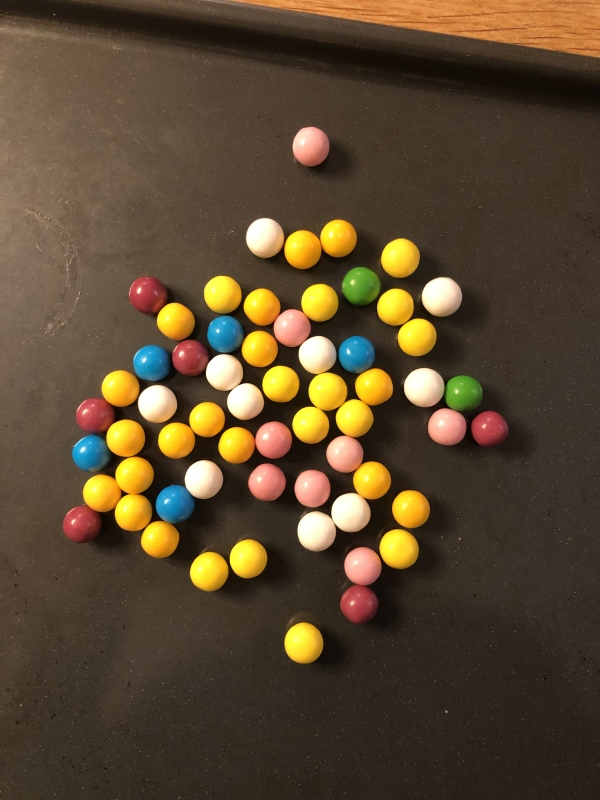
#> input picture tutorials/data/images/chewing_gum_balls06.jpg, 600 x 800 px, found by its file name
$ python 08-template-matching.solution.py
#> lines starting #> are read from the running program, lines starting #| are printed output that depends on the picture
# Tutorial #8
# -----------
#
# Demonstrating how to do template matching in OpenCV.

# Template matching, originally with objects from the image. Typical example is
# counting blood cells
import cv2

use_color = True

if use_color:
    # Load image and template image, note that the template has been manually
    # cut out of the image
    img = cv2.imread("./tutorials/data/images/chewing_gum_balls06.jpg", cv2.IMREAD_COLOR)
#> img is the input picture: shape (800, 600, 3); mean B, G, R 48.1, 72, 89.5
    template = cv2.imread("./tutorials/data/images/cgb_green.jpg", cv2.IMREAD_COLOR)
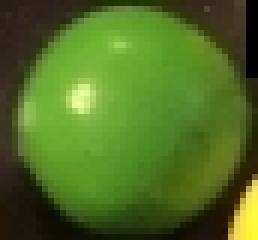
#> input picture tutorials/data/images/cgb_green.jpg, 43 x 40 px, found by its file name (shown 6 times larger)
#> template is the input picture: shape (40, 43, 3); mean B, G, R 34.8, 109.1, 79.2

    # Read shape of the template and original image
    h, w, c = template.shape
#> h = 40; w = 43; c = 3
    H, W, C = img.shape
#> H = 800; W = 600; C = 3
else:
    # Load image and template image, note that the template has been manually
    # cut out of the image
    img = cv2.imread("./tutorials/data/images/chewing_gum_balls06.jpg", cv2.IMREAD_GRAYSCALE)
    template = cv2.imread("./tutorials/data/images/cgb_green.jpg", cv2.IMREAD_GRAYSCALE)

    # Read shape of the template and original image
    h, w = template.shape
    H, W = img.shape

# Define template matching methods,
# See https://docs.opencv.org/4.x/df/dfb/group__imgproc__object.html#ga3a7850640f1fe1f58fe91a2d7583695d for the math
# behind each method
methods = [cv2.TM_CCOEFF, cv2.TM_CCOEFF_NORMED, cv2.TM_CCORR, cv2.TM_CCORR_NORMED, cv2.TM_SQDIFF, cv2.TM_SQDIFF_NORMED]
method_names = [
    "cv2.TM_CCOEFF",
    "cv2.TM_CCOEFF_NORMED",
    "cv2.TM_CCORR",
    "cv2.TM_CCORR_NORMED",
    "cv2.TM_SQDIFF",
    "cv2.TM_SQDIFF_NORMED",
]

# Loop over all methods in order to compare them
for method, method_name in zip(methods, method_names):
    # Work on a new image each time
    img2 = img.copy()

    # Do the template matching
    result = cv2.matchTemplate(img2, template, method)

    # Get the best match location
    min_val, max_val, min_loc, max_loc = cv2.minMaxLoc(result)

    if method in [cv2.TM_SQDIFF_NORMED, cv2.TM_SQDIFF]:
        best_match_location = min_loc
    else:
        best_match_location = max_loc

    # Draw rectangle at found location
    bottom_right = (best_match_location[0] + w, best_match_location[1] + h)
    cv2.rectangle(img2, best_match_location, bottom_right, 255, 5)

    # Show original image with found location
    cv2.imshow("Location", img2)

    # Show image with the template matching result for all pixels
    result_title = "Result with %s" % method_name
    cv2.imshow(result_title, result)
    cv2.waitKey(0)
    cv2.destroyWindow(result_title)
#> this loop made 6 passes
#> (min_val, max_val, min_loc, best_match_location, bottom_right) on passes 1 to 4: (-9516845, 12348214, (186, 435), (202, 353), (245, 393)), (-0.493, 0.99, (503, 66), (339, 266), (382, 306)), (7119919, 78869248, (553, 73), (203, 354), (246, 394)), (0.438, 0.998, (288, 440), (339, 266), (382, 306))
#> (min_val, max_val, max_loc, best_match_location, bottom_right) on passes 5 to 6: (194371, 117123832, (310, 494), (339, 266), (382, 306)), (0.00455, 1, (67, 0), (339, 266), (382, 306))
#> pass 1, `result = cv2.matchTemplate(img2, template, method)`:
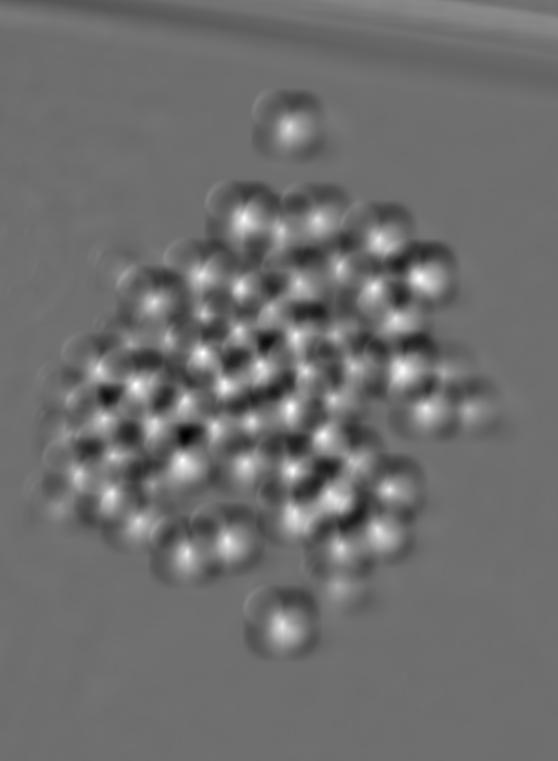
#> result: shape (761, 558) float32; min -9516845, max 12348214, mean 9740.1; drawn with min black and max white
#> pass 1, `cv2.imshow("Location", img2)`:
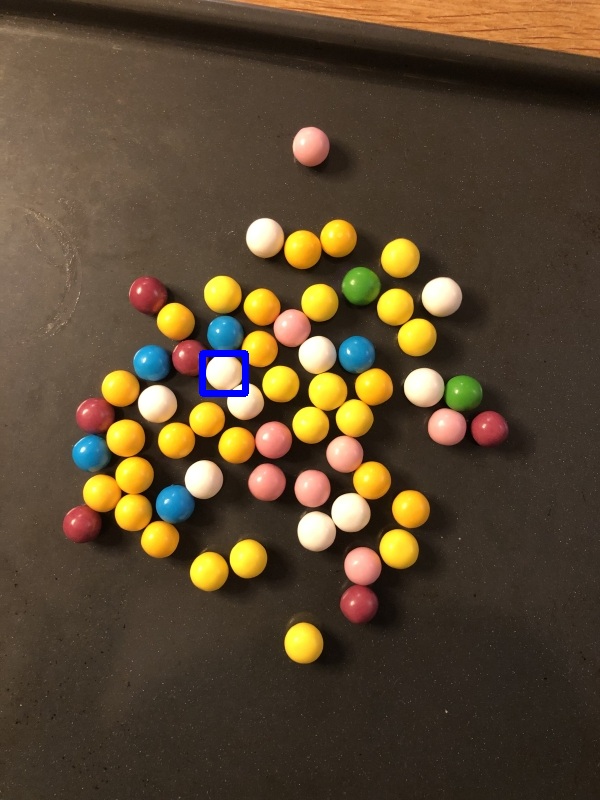
#> window 'Location': shape (800, 600, 3); mean B, G, R 48.5, 71.8, 89.3
#> pass 1, `cv2.imshow(result_title, result)`:
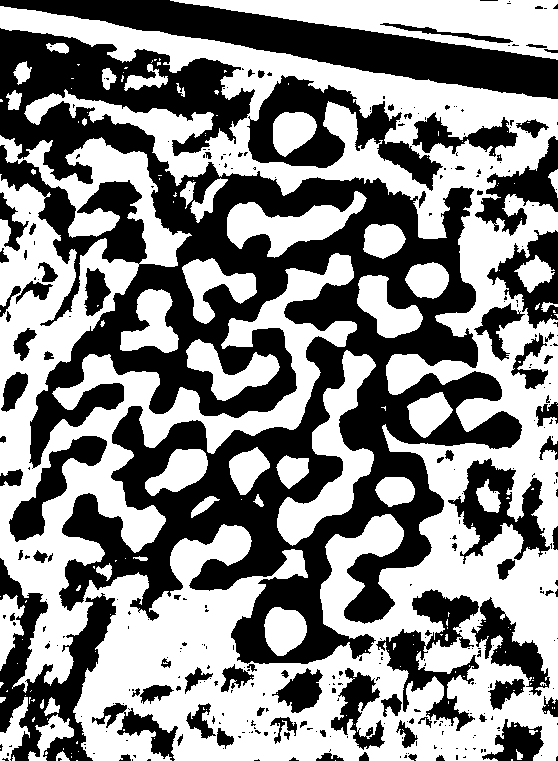
#> window 'Result with cv2.TM_CCOEFF': shape (761, 558); min 0, max 255, mean 135.9
#> pass 2, `result = cv2.matchTemplate(img2, template, method)`:
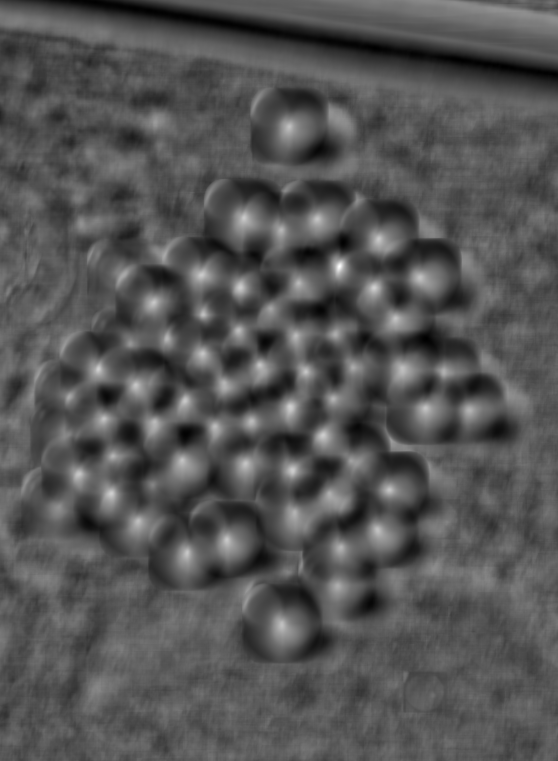
#> result: shape (761, 558) float32; min -0.493, max 0.99, mean 0.000201; drawn with min black and max white
#> after the loop:
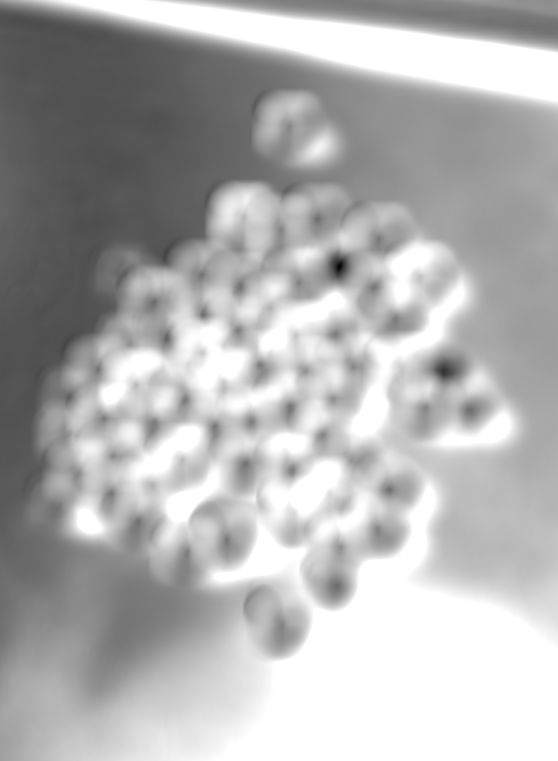
#> result: shape (761, 558) float32; min 0.00455, max 1, mean 0.696

cv2.destroyAllWindows()
